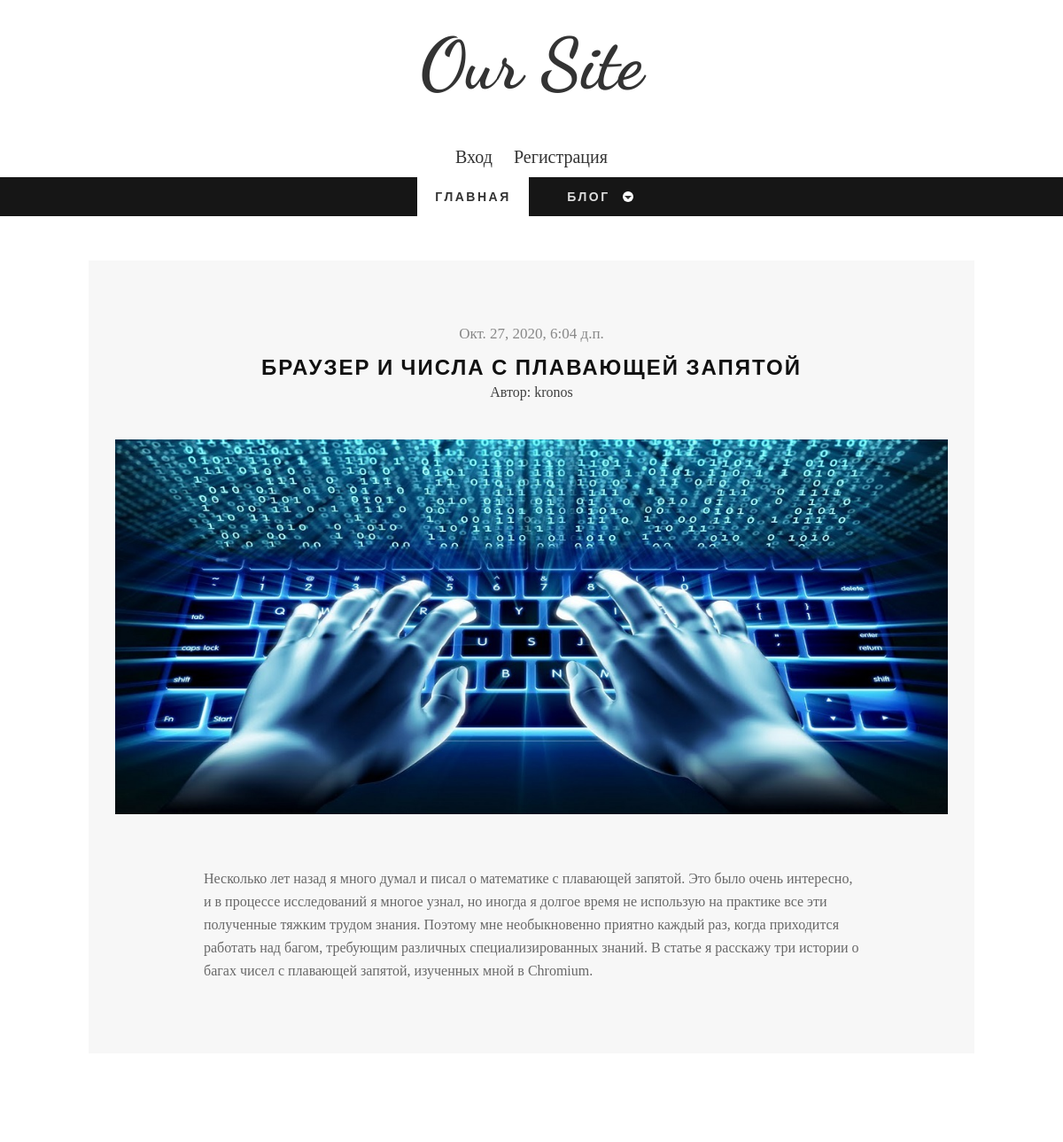
Page /blog/3 on the committed database.
### blog/models.py (models this page shows)
class Post(models.Model):
    title = models.CharField("Название", max_length=100)
    text = models.TextField("Текст")
    date = models.DateTimeField("Дата публикации", default=timezone.now)
    author = models.ForeignKey(User, verbose_name="Автор", on_delete=models.CASCADE)
    image = models.ImageField("Изображение", default='', upload_to='posts/')
    class Meta():
        verbose_name = "Пост"
        verbose_name_plural = "Посты"

### blog/views.py (the view)
# urls.py: path('blog/<int:pk>', views.BlogDetailView.as_view(), name='single-page')
class BlogDetailView(DetailView):
    model = Post
    template_name = 'blog/single.html'
    context_object_name = 'post'
    def get_context_data(self, **kwargs):
        ctx = super(BlogDetailView, self).get_context_data(**kwargs)
        ctx['title'] = f'Запись - {Post.title}'
        return ctx

### blog/templates/blog/single.html
{% extends 'blog/main.html' %}
	{% block content %}
		<div class="wrap-container">
			<div id="main-content">
				<div class="wrap-content">
					<div class="row">
						<article class="single-post zerogrid">
							<div class="row wrap-post">
								<div class="entry-header">
									<span class="time">{{ post.date }}</span>
									<h2 class="entry-title"><a href="{% url 'single-page' post.id %}">{{ post.title }}</a></h2>
									<span>Автор: {{ post.author }}</span>
								</div>
								<div class="post-thumbnail-wrap">
									<img src="{{ post.image.url }}">
								</div>
								<div class="entry-content">
									<div class="excerpt">
										<p>{{ post.text }}</p>
									</div>
								</div>
							</div>
						</article>
					</div>
				</div>
			</div>
		</div>
	{% endblock%}

### blog/static/blog/css/zerogrid.css (style rules this page uses)
.zerogrid { width: 1000px; position: relative; margin: 0 auto; padding: 0px; }
.zerogrid:after { content: "\0020"; display: block; height: 0; clear: both; visibility: hidden; }
.zerogrid .row:before,.row:after { content: '\0020'; display: block; overflow: hidden; visibility: hidden; width: 0; height: 0; }
.zerogrid .row:after { clear: both; }
.zerogrid .row { zoom: 1; }

### blog/static/blog/css/style.css (style rules this page uses)
a,abbr,acronym,address,applet,article,aside,audio,b,blockquote,big,body,center,canvas,caption,cite,code,command,datalist,dd,del,details,dfn,dl,div,dt,em,embed,fieldset,figcaption,figure,font,footer,form,h1,h2,h3,h4,h5,h6,header,hgroup,html,i,iframe,img,ins,kbd,keygen,label,legend,li,meter,nav,object,ol,output,p,pre,progress,q,s,samp,section,small,span,source,strike,strong,sub,sup,table,tbody,tfoot,thead,th,tr,tdvideo,tt,u,ul,var { background:transparent;border:0 none;font-size:100%;margin:0;padding:0;border:0;outline:0;vertical-align:top; }
img { vertical-align:top; }
article, aside, audio, canvas, command, datalist, details, embed, figcaption, figure, footer, header, hgroup, keygen, meter, nav, output, progress, section, source, video { display:block; }
* { -webkit-box-sizing: border-box; -moz-box-sizing: border-box; box-sizing: border-box; }
html { -webkit-text-size-adjust: none; }
img { max-width:100%; height: auto;width: auto\9; }
a { color: #333;text-decoration: none; }
h1, h2 { font-size: 25px;line-height: 30px; }
h1, h2, h3, h4, h5, h6 { clear: both;hyphens: auto; color: #000;line-height: 1.2;font-family: 'Montserrat', sans-serif;letter-spacing: 1px; }
p { margin: 10px 0; }
.post:after, .post:before, article:after, article:before, section:after, section:before { clear: both; content: '\0020'; display: block; visibility: hidden; width: 0; height: 0; }
html, body { width:100%; padding:0; margin:0; }
body { font: 16px/26px Arial, Helvetica, sans-serif;font-family: 'Crimson Text', serif;background: #fff; }
#main-content .wrap-content { padding: 50px 0; }
.single-post .wrap-post, .comments-are { background: #f7f7f7;padding:30px; position: relative; }
.single-post .wrap-post { margin-bottom: 50px; }
article { background: #ffffff; color: #3F3F3F; margin-bottom: 40px;padding-bottom: 10px; }
article:after, article:before { clear: both; content: '\0020'; display: block; visibility: hidden; width: 0; height: 0; }
article .post-thumbnail-wrap { text-align: center;width: 100%;margin-bottom: 10px; }
article .entry-header { text-align: center; }
article.single-post .entry-header { padding: 40px 0; }
article.single-post .entry-header h2.entry-title { font-family: 'Cabin', Helvetica, sans-serif;font-size: 24px;font-weight: bold;line-height: 30px;color: #111;letter-spacing: 2px;margin: 0;text-transform: uppercase; }
article.single-post .entry-header h2.entry-title a { color: #111;margin: 0; }
article .entry-header .time { font-family: "Merriweather",Georgia,serif;color: #888;font-size: 17px;padding-bottom: 10px;display: block; }
article .entry-content { padding: 40px 100px; text-align: left; }
article .entry-content p { font-size: 16px;color: #686868; }

### rows in the picture
Post: date "Окт. 27, 2020, 6:04 д.п.", title "БРАУЗЕР И ЧИСЛА С ПЛАВАЮЩЕЙ ЗАПЯТОЙ", author "kronos", image (picture), text "Несколько лет назад я много думал и писал о математике с плавающей запятой. Это было очень интересно, и в процессе исследований я многое узнал, но иногда я долгое время не использую на практике все эти полученные тяжким трудом знания. Поэтому мне необыкновенно приятно каждый раз, когда приходится работать над багом, требующим различных специализированных знаний. В статье я расскажу три истории о багах чисел с плавающей запятой, изученных мной в Chromium."
